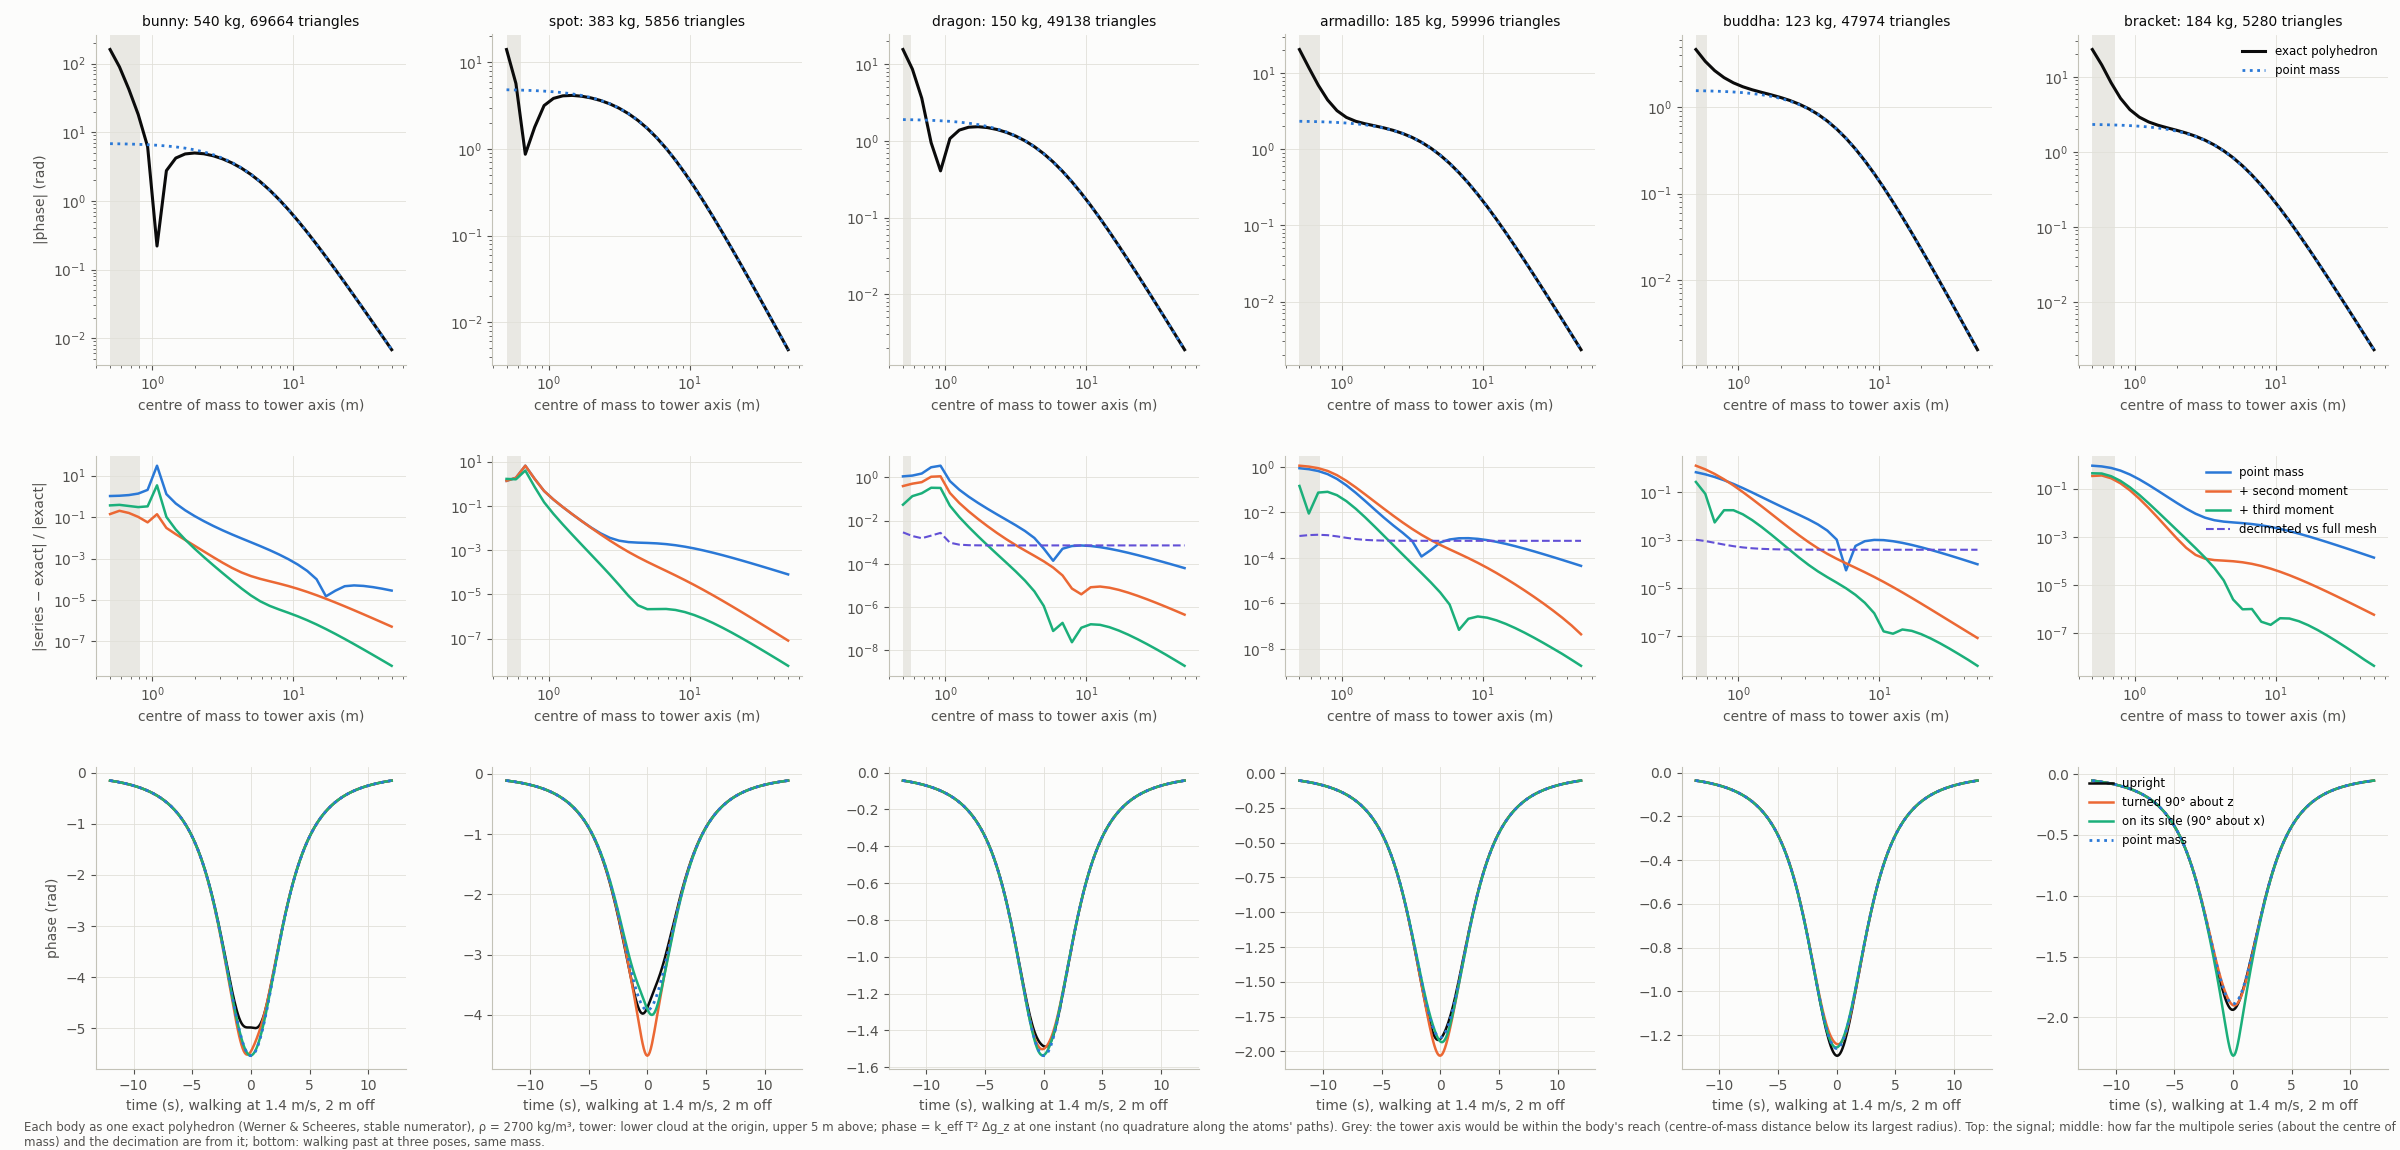

Python code for this plot:
"""Each famous mesh as one exact polyhedron (no voxels, no clipping): what an AION-10 gradiometer
reads from it, and its mass moments in closed form.

    python exact.py moments            # exact-moments.json: volume, centre of mass, inertia, per mesh
    python exact.py distance           # exact-distance.json: phase against distance (0.5–50 m)
    python exact.py passby             # exact-passby.json: phase as the body walks past, 3 poses
    python exact.py plot               # exact.png, exact.md

Frame and tower: the tower's lower cloud at the origin, the upper one BASELINE (5 m) above it; the
phase is k_eff T² Δg_z (upper − lower), ρ = 2700 kg/m³. Each body is the study's mesh (1 m largest
extent, decimated where `DECIMATE` says) and, where it is in `FULL`, the full-resolution mesh too.

What is exact and what is not:
- exact (to rounding): the field of the polyhedron at each point (Werner & Scheeres 1997 per face,
  with the stable solid-angle numerator, `skin_bench.polyhedron_field`), and the moments (volume,
  centroid, second and third moments) by the divergence theorem over the same triangles;
- not exact: the phase is taken from the field at the two clouds' mean positions at one instant
  (k_eff T² Δg_z), not integrated along the atoms' paths over the 2T of the sequence; the multipole
  curves are truncated series (l ≤ 3); and the mesh is itself an approximation of the real object
  (a scan, a decimation of it, capped holes).
"""

from __future__ import annotations

import json
import sys
import time
from pathlib import Path

import matplotlib

matplotlib.use("Agg")
import matplotlib.pyplot as plt  # noqa: E402
import numpy as np  # noqa: E402

sys.path.insert(0, str(Path(__file__).resolve().parent))
import shapes_lib as L  # noqa: E402

NAMES = ["bunny", "spot", "dragon", "armadillo", "buddha", "bracket"]
# Full-resolution closed meshes (fullres.py dump): the bunny's holes capped; the Buddha's 32
# non-manifold edges dropped and capped; the dragon and Armadillo as downloaded (closed).
FULL = {"armadillo": "armadillo", "dragon": "dragon-closed", "buddha": "buddha-closed"}
DIST = np.geomspace(0.5, 50.0, 31)  # m, body centre of mass to the tower's axis, level with the lower cloud
SPEED = 1.4  # m/s, walking pace
OFFSET = 2.0  # m, closest approach of the centre of mass to the tower's axis
TIMES = np.linspace(-12.0, 12.0, 241)  # s
POSES = {"upright": np.eye(3), "turned 90° about z": L.rot_about(np.array([0, 0, 1.0]), 90.0),
         "on its side (90° about x)": L.rot_about(np.array([1.0, 0, 0]), 90.0)}


def _meshes() -> dict[str, L.Mesh]:
    out = {n: L.mesh_by_name(n) for n in NAMES}
    for n, tag in FULL.items():
        path = L.CACHE / "full" / f"{tag}.f64"
        if path.exists():
            t = np.fromfile(path, dtype="<f8").reshape(-1, 3, 3)
            v, inv = np.unique(t.reshape(-1, 3), axis=0, return_inverse=True)
            out[f"{n} (full)"] = L.Mesh(n, v, inv.reshape(-1, 3), f"{tag}: {len(t)} triangles")
    return out


def _centred(m: L.Mesh) -> tuple[L.Mesh, float, np.ndarray, np.ndarray, np.ndarray]:
    """The mesh moved so its centre of mass is at the origin, and its moments there."""
    vol, cen, m2, m3 = L.body_moments(m.tris)
    return L.Mesh(m.name, m.verts - cen, m.faces, m.source), vol, cen, m2, m3


def moments() -> None:
    res = {}
    for name, m in _meshes().items():
        vol, cen, m2, m3 = L.body_moments(m.tris)
        inertia = L.RHO * (np.trace(m2) * np.eye(3) - m2)  # kg m², about the centre of mass
        res[name] = {"triangles": len(m.faces), "volume_m3": vol, "mass_kg": L.RHO * vol, "centre_of_mass_m": cen.tolist(),
                     "inertia_kg_m2": inertia.tolist(), "principal_kg_m2": np.linalg.eigvalsh(inertia).tolist(),
                     "third_moment_norm_m6": float(np.linalg.norm(m3))}
        print(name, res[name]["mass_kg"], flush=True)
    (L.HERE / "exact-moments.json").write_text(json.dumps(res, indent=1))


def _phase_at(m: L.Mesh, centres: np.ndarray) -> np.ndarray:
    """Phase (rad) with the body's centre of mass at each of `centres` (N, 3): the tower is moved
    instead of the body, which is the same field."""
    lower = -centres
    pts = np.concatenate([lower, lower + [0.0, 0.0, L.BASELINE]])
    return L.phase(L.g_mesh(m.tris, pts))


def distance() -> None:
    res = {}
    for name, m in _meshes().items():
        t0 = time.perf_counter()
        c, vol, _, m2, m3 = _centred(m)
        centres = np.stack([DIST, np.zeros_like(DIST), np.zeros_like(DIST)], axis=1)
        exact = _phase_at(c, centres)
        lower = -centres
        pts = np.concatenate([lower, lower + [0.0, 0.0, L.BASELINE]])
        o = np.zeros(3)
        point = L.phase(L.g_multipole(vol, o, None, None, pts))
        quad = L.phase(L.g_multipole(vol, o, m2, None, pts))
        octu = L.phase(L.g_multipole(vol, o, m2, m3, pts))
        r_body = float(np.linalg.norm(c.verts, axis=1).max())
        res[name] = {"d": DIST.tolist(), "exact": exact.tolist(), "point": point.tolist(), "l2": quad.tolist(),
                     "l3": octu.tolist(), "radius_m": r_body, "seconds": time.perf_counter() - t0,
                     "triangles": len(m.faces)}
        print(name, f"{time.perf_counter() - t0:.1f}s", flush=True)
    (L.HERE / "exact-distance.json").write_text(json.dumps(res))


def passby() -> None:
    res = {}
    for name, m in _meshes().items():
        if "(full)" in name:
            continue  # the decimated mesh's pass-by differs from the full one's far below the plot
        t0 = time.perf_counter()
        c, vol, _, _, _ = _centred(m)
        centres = np.stack([np.full_like(TIMES, OFFSET), SPEED * TIMES, np.zeros_like(TIMES)], axis=1)
        out = {}
        for pose, rot in POSES.items():
            out[pose] = _phase_at(c.moved(rot), centres).tolist()
        lower = -centres
        pts = np.concatenate([lower, lower + [0.0, 0.0, L.BASELINE]])
        out["point mass"] = L.phase(L.g_multipole(vol, np.zeros(3), None, None, pts)).tolist()
        res[name] = {"t": TIMES.tolist(), "phase": out, "seconds": time.perf_counter() - t0}
        print(name, f"{time.perf_counter() - t0:.1f}s", flush=True)
    (L.HERE / "exact-passby.json").write_text(json.dumps(res))


def _style() -> None:
    plt.rcParams.update({"font.size": 10, "axes.edgecolor": "#c3c2b7", "axes.labelcolor": "#52514e",
                         "xtick.color": "#52514e", "ytick.color": "#52514e", "axes.titlecolor": "#0b0b0b",
                         "figure.facecolor": "#fcfcfb", "axes.facecolor": "#fcfcfb"})


def _clean(ax: plt.Axes) -> None:
    ax.grid(True, which="major", color="#e1e0d9", lw=0.6)
    for s in ("top", "right"):
        ax.spines[s].set_visible(False)


def plot() -> None:
    _style()
    dist = json.loads((L.HERE / "exact-distance.json").read_text())
    pas = json.loads((L.HERE / "exact-passby.json").read_text())
    mom = json.loads((L.HERE / "exact-moments.json").read_text())
    fig, axes = plt.subplots(3, 6, figsize=(24, 11.5), gridspec_kw={"height_ratios": [1.2, 0.8, 1.1]})
    for col, name in enumerate(NAMES):
        r = dist[name]
        d = np.array(r["d"])
        ex = np.array(r["exact"])
        ax = axes[0, col]
        ax.loglog(d, np.abs(ex), "-", color="#0b0b0b", lw=2.2, label="exact polyhedron")
        ax.loglog(d, np.abs(r["point"]), ":", color="#2a78d6", lw=2, label="point mass")
        ax.axvspan(d.min(), r["radius_m"], color="#e1e0d9", alpha=0.7, lw=0)
        ax.set_title(f"{name}: {mom[name]['mass_kg']:.0f} kg, {r['triangles']} triangles", fontsize=10)
        ax.set_xlabel("centre of mass to tower axis (m)")
        _clean(ax)
        ax2 = axes[1, col]
        for key, colour, label in (("point", "#2a78d6", "point mass"), ("l2", "#eb6834", "+ second moment"),
                                   ("l3", "#1baf7a", "+ third moment")):
            ax2.loglog(d, np.maximum(np.abs(np.array(r[key]) - ex) / np.abs(ex), 1e-16), "-", color=colour, lw=1.8,
                       label=label)
        full = dist.get(f"{name} (full)")
        if full is not None:
            ax2.loglog(d, np.maximum(np.abs(np.array(full["exact"]) - ex) / np.abs(ex), 1e-16), "--", color="#6250d6",
                       lw=1.5, label="decimated vs full mesh")
        ax2.axvspan(d.min(), r["radius_m"], color="#e1e0d9", alpha=0.7, lw=0)
        ax2.set_xlabel("centre of mass to tower axis (m)")
        _clean(ax2)
        ax3 = axes[2, col]
        t = np.array(pas[name]["t"])
        for (pose, ph), colour in zip(pas[name]["phase"].items(), ("#0b0b0b", "#eb6834", "#1baf7a", "#2a78d6")):
            ax3.plot(t, ph, ":" if pose == "point mass" else "-", color=colour, lw=1.8 if pose != "point mass" else 2,
                     label=pose)
        ax3.set_xlabel("time (s), walking at 1.4 m/s, 2 m off")
        _clean(ax3)
    axes[0, 0].set_ylabel("|phase| (rad)")
    axes[1, 0].set_ylabel("|series − exact| / |exact|")
    axes[2, 0].set_ylabel("phase (rad)")
    for row, loc in ((0, "upper right"), (1, "upper right"), (2, "upper left")):
        h_, l_ = [], []
        for ax in axes[row]:
            for hh, ll in zip(*ax.get_legend_handles_labels()):
                if ll not in l_:
                    h_.append(hh)
                    l_.append(ll)
        axes[row, -1].legend(h_, l_, frameon=False, fontsize=8.5, loc=loc)
    fig.text(0.01, 0.005, "Each body as one exact polyhedron (Werner & Scheeres, stable numerator), ρ = 2700 kg/m³, "
             "tower: lower cloud at the origin, upper 5 m above; phase = k_eff T² Δg_z at one instant (no "
             "quadrature along the atoms' paths). Grey: the tower axis would be within the body's reach "
             "(centre-of-mass distance below its largest radius). Top: the signal; middle: how far the multipole "
             "series (about the centre of mass) and the decimation are from it; bottom: walking past at three poses, "
             "same mass.", fontsize=8.5, color="#52514e", wrap=True)
    fig.subplots_adjust(left=0.04, right=0.995, top=0.97, bottom=0.07, wspace=0.28, hspace=0.32)
    fig.savefig(L.HERE / "exact.png", dpi=100)
    plt.close(fig)
    md = ["| mesh | triangles | volume (m³) | mass (kg) | centre of mass (m) | principal moments of inertia (kg m²) |",
          "|---|---|---|---|---|---|"]
    for name, r in mom.items():
        md.append(f"| {name} | {r['triangles']} | {r['volume_m3']:.6f} | {r['mass_kg']:.2f} | "
                  f"({', '.join(f'{x:+.4f}' for x in r['centre_of_mass_m'])}) | "
                  f"{', '.join(f'{x:.3f}' for x in r['principal_kg_m2'])} |")
    md += ["", "| mesh | peak phase walking past, upright (rad) | turned 90° about z | on its side | point mass | "
           "largest pose difference (rad) |", "|---|---|---|---|---|---|"]
    for name in NAMES:
        p = {k: np.array(v) for k, v in pas[name]["phase"].items()}
        poses = [p[k] for k in POSES]
        spread = max(np.abs(a - b).max() for a in poses for b in poses)
        md.append(f"| {name} | " + " | ".join(f"{np.abs(p[k]).max():.4f}" for k in [*POSES, "point mass"])
                  + f" | {spread:.2e} |")
    md += ["", "| mesh | departure of the point mass from exact: 1.5 m / 5 m / 20 m | + second moment | + third moment |",
           "|---|---|---|---|"]
    for name, r in dist.items():
        d = np.array(r["d"])
        ex = np.array(r["exact"])
        cells = []
        for key in ("point", "l2", "l3"):
            rel = np.abs(np.array(r[key]) - ex) / np.abs(ex)
            log_rel = np.log(np.maximum(rel, 1e-300))
            cells.append(" / ".join(f"{np.exp(np.interp(np.log(x), np.log(d), log_rel)):.1e}" for x in (1.5, 5.0, 20.0)))
        md.append(f"| {name} | " + " | ".join(cells) + " |")
    (L.HERE / "exact.md").write_text("\n".join(md) + "\n", encoding="utf-8")


if __name__ == "__main__":
    {"moments": moments, "distance": distance, "passby": passby, "plot": plot}[sys.argv[1]]()
